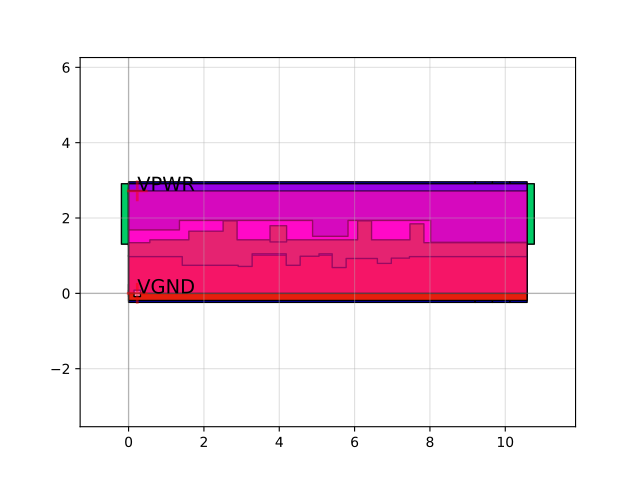

Write Python code to recreate this figure.
import sky130

c = sky130.components.sky130_fd_sc_hd__dfrbp_1()
c.plot()
